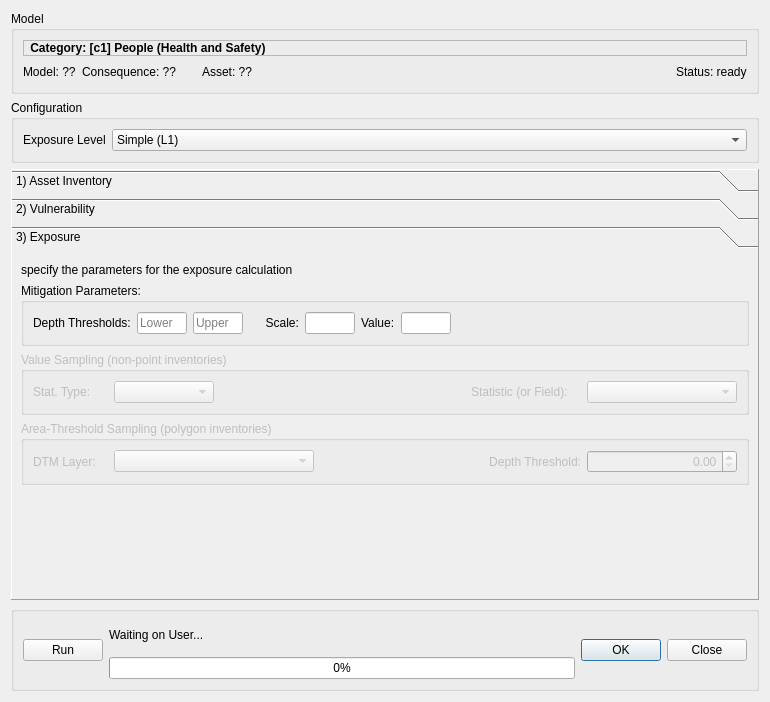
<?xml version="1.0" encoding="UTF-8"?>
<ui version="4.0">
 <class>Dialog</class>
 <widget class="QDialog" name="Dialog">
  <property name="geometry">
   <rect>
    <x>0</x>
    <y>0</y>
    <width>770</width>
    <height>702</height>
   </rect>
  </property>
  <property name="windowTitle">
   <string>Dialog</string>
  </property>
  <layout class="QVBoxLayout" name="verticalLayout">
   <item>
    <widget class="QGroupBox" name="groupBox_12">
     <property name="title">
      <string>Model</string>
     </property>
     <layout class="QVBoxLayout" name="verticalLayout_23">
      <item>
       <layout class="QHBoxLayout" name="horizontalLayout_19">
        <item>
         <widget class="QLabel" name="label_34">
          <property name="font">
           <font>
            <weight>75</weight>
            <bold>true</bold>
           </font>
          </property>
          <property name="frameShape">
           <enum>QFrame::StyledPanel</enum>
          </property>
          <property name="text">
           <string> Category: [c1] People (Health and Safety)</string>
          </property>
          <property name="margin">
           <number>1</number>
          </property>
         </widget>
        </item>
       </layout>
      </item>
      <item>
       <layout class="QHBoxLayout" name="horizontalLayout_10">
        <item>
         <widget class="QLabel" name="label_35">
          <property name="text">
           <string>Model: ??</string>
          </property>
         </widget>
        </item>
        <item>
         <widget class="QLabel" name="label_36">
          <property name="text">
           <string>Consequence: ??      </string>
          </property>
         </widget>
        </item>
        <item>
         <widget class="QLabel" name="label_37">
          <property name="text">
           <string>Asset: ??</string>
          </property>
         </widget>
        </item>
        <item>
         <spacer name="horizontalSpacer_8">
          <property name="orientation">
           <enum>Qt::Horizontal</enum>
          </property>
          <property name="sizeHint" stdset="0">
           <size>
            <width>40</width>
            <height>20</height>
           </size>
          </property>
         </spacer>
        </item>
        <item>
         <widget class="QLabel" name="label_39">
          <property name="text">
           <string>Status: ready</string>
          </property>
         </widget>
        </item>
       </layout>
      </item>
     </layout>
    </widget>
   </item>
   <item>
    <widget class="QGroupBox" name="groupBox_5">
     <property name="title">
      <string>Configuration</string>
     </property>
     <layout class="QVBoxLayout" name="verticalLayout_8">
      <item>
       <layout class="QHBoxLayout" name="horizontalLayout_25">
        <item>
         <widget class="QLabel" name="label_5">
          <property name="sizePolicy">
           <sizepolicy hsizetype="Fixed" vsizetype="Preferred">
            <horstretch>0</horstretch>
            <verstretch>0</verstretch>
           </sizepolicy>
          </property>
          <property name="text">
           <string>Exposure Level</string>
          </property>
         </widget>
        </item>
        <item>
         <widget class="QComboBox" name="comboBox">
          <item>
           <property name="text">
            <string>Simple (L1)</string>
           </property>
          </item>
         </widget>
        </item>
       </layout>
      </item>
     </layout>
    </widget>
   </item>
   <item>
    <widget class="QToolBox" name="toolBox">
     <property name="frameShape">
      <enum>QFrame::Panel</enum>
     </property>
     <property name="frameShadow">
      <enum>QFrame::Raised</enum>
     </property>
     <property name="currentIndex">
      <number>2</number>
     </property>
     <widget class="QWidget" name="page">
      <property name="geometry">
       <rect>
        <x>0</x>
        <y>0</y>
        <width>733</width>
        <height>445</height>
       </rect>
      </property>
      <attribute name="label">
       <string>1) Asset Inventory</string>
      </attribute>
      <layout class="QVBoxLayout" name="verticalLayout_2">
       <item>
        <widget class="QLabel" name="label_4">
         <property name="text">
          <string>specify the data to use for the asset inventory</string>
         </property>
        </widget>
       </item>
       <item>
        <widget class="QGroupBox" name="groupBox_4">
         <property name="title">
          <string>Metadata</string>
         </property>
         <layout class="QHBoxLayout" name="horizontalLayout_2">
          <item>
           <layout class="QFormLayout" name="formLayout">
            <item row="0" column="0">
             <widget class="QLabel" name="dataSourceLabel">
              <property name="text">
               <string>Source</string>
              </property>
             </widget>
            </item>
            <item row="0" column="1">
             <widget class="QLineEdit" name="dataSourceLineEdit"/>
            </item>
            <item row="1" column="0">
             <widget class="QLabel" name="labelLabel">
              <property name="text">
               <string>Label</string>
              </property>
             </widget>
            </item>
            <item row="1" column="1">
             <widget class="QLineEdit" name="labelLineEdit"/>
            </item>
           </layout>
          </item>
          <item>
           <layout class="QFormLayout" name="formLayout_2">
            <item row="0" column="0">
             <widget class="QLabel" name="dateLabel">
              <property name="text">
               <string>Date</string>
              </property>
             </widget>
            </item>
            <item row="0" column="1">
             <widget class="QLineEdit" name="dateLineEdit"/>
            </item>
            <item row="1" column="0">
             <widget class="QLabel" name="descLabel">
              <property name="text">
               <string>Desc.</string>
              </property>
             </widget>
            </item>
            <item row="1" column="1">
             <widget class="QLineEdit" name="descLineEdit"/>
            </item>
           </layout>
          </item>
         </layout>
        </widget>
       </item>
       <item>
        <widget class="QGroupBox" name="groupBox_02finv">
         <property name="sizePolicy">
          <sizepolicy hsizetype="Expanding" vsizetype="Fixed">
           <horstretch>0</horstretch>
           <verstretch>0</verstretch>
          </sizepolicy>
         </property>
         <property name="title">
          <string>Data Selection</string>
         </property>
         <layout class="QVBoxLayout" name="verticalLayout_13">
          <item>
           <layout class="QHBoxLayout" name="horizontalLayout_36">
            <item>
             <widget class="QLabel" name="label_3">
              <property name="sizePolicy">
               <sizepolicy hsizetype="Fixed" vsizetype="Preferred">
                <horstretch>0</horstretch>
                <verstretch>0</verstretch>
               </sizepolicy>
              </property>
              <property name="minimumSize">
               <size>
                <width>140</width>
                <height>0</height>
               </size>
              </property>
              <property name="text">
               <string>Inventory Vector Layer:</string>
              </property>
             </widget>
            </item>
            <item>
             <widget class="QgsMapLayerComboBox" name="comboBox_ivlay">
              <property name="sizePolicy">
               <sizepolicy hsizetype="Expanding" vsizetype="Fixed">
                <horstretch>0</horstretch>
                <verstretch>0</verstretch>
               </sizepolicy>
              </property>
             </widget>
            </item>
           </layout>
          </item>
          <item>
           <layout class="QHBoxLayout" name="horizontalLayout_26">
            <item>
             <widget class="QLabel" name="label_8">
              <property name="sizePolicy">
               <sizepolicy hsizetype="Preferred" vsizetype="Fixed">
                <horstretch>0</horstretch>
                <verstretch>0</verstretch>
               </sizepolicy>
              </property>
              <property name="minimumSize">
               <size>
                <width>140</width>
                <height>0</height>
               </size>
              </property>
              <property name="maximumSize">
               <size>
                <width>99999</width>
                <height>16777215</height>
               </size>
              </property>
              <property name="text">
               <string>Elevation type (felv):</string>
              </property>
             </widget>
            </item>
            <item>
             <widget class="QComboBox" name="comboBox_SSelv">
              <property name="sizePolicy">
               <sizepolicy hsizetype="Minimum" vsizetype="Fixed">
                <horstretch>0</horstretch>
                <verstretch>0</verstretch>
               </sizepolicy>
              </property>
              <property name="minimumSize">
               <size>
                <width>100</width>
                <height>0</height>
               </size>
              </property>
              <property name="maximumSize">
               <size>
                <width>100</width>
                <height>16777215</height>
               </size>
              </property>
             </widget>
            </item>
            <item>
             <widget class="QLabel" name="label_2">
              <property name="sizePolicy">
               <sizepolicy hsizetype="Minimum" vsizetype="Preferred">
                <horstretch>0</horstretch>
                <verstretch>0</verstretch>
               </sizepolicy>
              </property>
              <property name="minimumSize">
               <size>
                <width>50</width>
                <height>0</height>
               </size>
              </property>
              <property name="maximumSize">
               <size>
                <width>99999</width>
                <height>16777215</height>
               </size>
              </property>
              <property name="text">
               <string>         Index FieldName (cid):</string>
              </property>
             </widget>
            </item>
            <item>
             <widget class="QgsFieldComboBox" name="mFieldComboBox_cid">
              <property name="minimumSize">
               <size>
                <width>100</width>
                <height>0</height>
               </size>
              </property>
              <property name="maximumSize">
               <size>
                <width>200</width>
                <height>16777215</height>
               </size>
              </property>
             </widget>
            </item>
            <item>
             <spacer name="horizontalSpacer_4">
              <property name="orientation">
               <enum>Qt::Horizontal</enum>
              </property>
              <property name="sizeHint" stdset="0">
               <size>
                <width>40</width>
                <height>20</height>
               </size>
              </property>
             </spacer>
            </item>
           </layout>
          </item>
          <item>
           <widget class="QGroupBox" name="groupBox_2">
            <property name="title">
             <string>Nest Fields</string>
            </property>
            <layout class="QVBoxLayout" name="verticalLayout_7">
             <item>
              <widget class="QLabel" name="label_12">
               <property name="text">
                <string>specify the damage calculation fields from your inventory</string>
               </property>
              </widget>
             </item>
             <item>
              <widget class="QGroupBox" name="groupBox_3">
               <property name="title">
                <string/>
               </property>
               <layout class="QHBoxLayout" name="horizontalLayout">
                <item>
                 <widget class="QLabel" name="label_6">
                  <property name="text">
                   <string>nestID: 01</string>
                  </property>
                 </widget>
                </item>
                <item>
                 <widget class="QLabel" name="label_7">
                  <property name="sizePolicy">
                   <sizepolicy hsizetype="Fixed" vsizetype="Fixed">
                    <horstretch>0</horstretch>
                    <verstretch>0</verstretch>
                   </sizepolicy>
                  </property>
                  <property name="text">
                   <string>scale</string>
                  </property>
                 </widget>
                </item>
                <item>
                 <widget class="QgsFieldComboBox" name="mFieldComboBox"/>
                </item>
                <item>
                 <widget class="QLabel" name="label_9">
                  <property name="text">
                   <string>elevation</string>
                  </property>
                  <property name="alignment">
                   <set>Qt::AlignRight|Qt::AlignTrailing|Qt::AlignVCenter</set>
                  </property>
                 </widget>
                </item>
                <item>
                 <widget class="QgsFieldComboBox" name="mFieldComboBox_2"/>
                </item>
                <item>
                 <widget class="QLabel" name="label_10">
                  <property name="enabled">
                   <bool>false</bool>
                  </property>
                  <property name="text">
                   <string>tag</string>
                  </property>
                  <property name="alignment">
                   <set>Qt::AlignRight|Qt::AlignTrailing|Qt::AlignVCenter</set>
                  </property>
                 </widget>
                </item>
                <item>
                 <widget class="QgsFieldComboBox" name="mFieldComboBox_3">
                  <property name="enabled">
                   <bool>false</bool>
                  </property>
                 </widget>
                </item>
                <item>
                 <widget class="QLabel" name="label_11">
                  <property name="enabled">
                   <bool>false</bool>
                  </property>
                  <property name="text">
                   <string>cap</string>
                  </property>
                  <property name="alignment">
                   <set>Qt::AlignRight|Qt::AlignTrailing|Qt::AlignVCenter</set>
                  </property>
                 </widget>
                </item>
                <item>
                 <widget class="QgsFieldComboBox" name="mFieldComboBox_4">
                  <property name="enabled">
                   <bool>false</bool>
                  </property>
                 </widget>
                </item>
                <item>
                 <widget class="QPushButton" name="pushButton_2">
                  <property name="sizePolicy">
                   <sizepolicy hsizetype="Fixed" vsizetype="Fixed">
                    <horstretch>0</horstretch>
                    <verstretch>0</verstretch>
                   </sizepolicy>
                  </property>
                  <property name="maximumSize">
                   <size>
                    <width>25</width>
                    <height>16777215</height>
                   </size>
                  </property>
                  <property name="text">
                   <string>-</string>
                  </property>
                 </widget>
                </item>
                <item>
                 <widget class="QPushButton" name="pushButton_3">
                  <property name="sizePolicy">
                   <sizepolicy hsizetype="Fixed" vsizetype="Fixed">
                    <horstretch>0</horstretch>
                    <verstretch>0</verstretch>
                   </sizepolicy>
                  </property>
                  <property name="maximumSize">
                   <size>
                    <width>25</width>
                    <height>16777215</height>
                   </size>
                  </property>
                  <property name="text">
                   <string>+</string>
                  </property>
                 </widget>
                </item>
               </layout>
              </widget>
             </item>
            </layout>
           </widget>
          </item>
         </layout>
        </widget>
       </item>
       <item>
        <widget class="QGroupBox" name="groupBox">
         <property name="title">
          <string>Snapshot</string>
         </property>
         <layout class="QVBoxLayout" name="verticalLayout_5">
          <item>
           <widget class="QLabel" name="label">
            <property name="text">
             <string>summary of feature table from selected inventory vector layer</string>
            </property>
           </widget>
          </item>
          <item>
           <widget class="QTableView" name="tableView"/>
          </item>
         </layout>
        </widget>
       </item>
       <item>
        <spacer name="verticalSpacer">
         <property name="orientation">
          <enum>Qt::Vertical</enum>
         </property>
         <property name="sizeHint" stdset="0">
          <size>
           <width>20</width>
           <height>40</height>
          </size>
         </property>
        </spacer>
       </item>
      </layout>
     </widget>
     <widget class="QWidget" name="page_2">
      <property name="geometry">
       <rect>
        <x>0</x>
        <y>0</y>
        <width>750</width>
        <height>367</height>
       </rect>
      </property>
      <attribute name="label">
       <string>2) Vulnerability</string>
      </attribute>
      <layout class="QVBoxLayout" name="verticalLayout_3">
       <item>
        <widget class="QLabel" name="label_15">
         <property name="text">
          <string>specify the vulnerability information to associate with the inventory</string>
         </property>
        </widget>
       </item>
       <item>
        <widget class="QGroupBox" name="groupBox_6">
         <property name="title">
          <string>Metadata</string>
         </property>
         <layout class="QVBoxLayout" name="verticalLayout_9">
          <item>
           <layout class="QFormLayout" name="formLayout_3">
            <item row="0" column="0">
             <widget class="QLabel" name="consequenceLabel">
              <property name="text">
               <string>Consequence</string>
              </property>
             </widget>
            </item>
            <item row="0" column="1">
             <widget class="QLineEdit" name="consequenceLineEdit"/>
            </item>
           </layout>
          </item>
         </layout>
        </widget>
       </item>
       <item>
        <widget class="QGroupBox" name="groupBox_26">
         <property name="title">
          <string>Vulnerability Functions</string>
         </property>
         <layout class="QVBoxLayout" name="verticalLayout_6">
          <item>
           <layout class="QHBoxLayout" name="horizontalLayout_11">
            <item>
             <widget class="QLineEdit" name="lineEdit_curve">
              <property name="placeholderText">
               <string>Specify vulnerability function set filepath or select one from the library</string>
              </property>
             </widget>
            </item>
            <item>
             <widget class="QPushButton" name="pushButton_SScurves">
              <property name="text">
               <string>Browse</string>
              </property>
             </widget>
            </item>
           </layout>
          </item>
          <item>
           <layout class="QHBoxLayout" name="horizontalLayout_12">
            <item>
             <widget class="QPushButton" name="pushButton_inv_vfunc">
              <property name="sizePolicy">
               <sizepolicy hsizetype="Fixed" vsizetype="Fixed">
                <horstretch>0</horstretch>
                <verstretch>0</verstretch>
               </sizepolicy>
              </property>
              <property name="text">
               <string>Select From Library</string>
              </property>
             </widget>
            </item>
            <item>
             <widget class="QPushButton" name="pushButton">
              <property name="maximumSize">
               <size>
                <width>125</width>
                <height>16777215</height>
               </size>
              </property>
              <property name="text">
               <string>Load from CanCurve</string>
              </property>
             </widget>
            </item>
            <item>
             <widget class="QPushButton" name="pushButton_4">
              <property name="sizePolicy">
               <sizepolicy hsizetype="Fixed" vsizetype="Fixed">
                <horstretch>0</horstretch>
                <verstretch>0</verstretch>
               </sizepolicy>
              </property>
              <property name="text">
               <string>Plot All Functions</string>
              </property>
             </widget>
            </item>
            <item>
             <widget class="QPushButton" name="pushButton_Inv_purge">
              <property name="sizePolicy">
               <sizepolicy hsizetype="Fixed" vsizetype="Fixed">
                <horstretch>0</horstretch>
                <verstretch>0</verstretch>
               </sizepolicy>
              </property>
              <property name="toolTip">
               <string>&lt;html&gt;&lt;head/&gt;&lt;body&gt;&lt;p&gt;Create a new Vulnerability Function library by copying only those functions in the current library found in the inventory (as specified in the control file). The new 'purged' library will not be stored to the control file.&lt;/p&gt;&lt;/body&gt;&lt;/html&gt;</string>
              </property>
              <property name="text">
               <string>Purge Functions</string>
              </property>
             </widget>
            </item>
           </layout>
          </item>
          <item>
           <widget class="QLabel" name="label_14">
            <property name="text">
             <string>Function Count: X     </string>
            </property>
           </widget>
          </item>
         </layout>
        </widget>
       </item>
       <item>
        <spacer name="verticalSpacer_2">
         <property name="orientation">
          <enum>Qt::Vertical</enum>
         </property>
         <property name="sizeHint" stdset="0">
          <size>
           <width>20</width>
           <height>40</height>
          </size>
         </property>
        </spacer>
       </item>
      </layout>
     </widget>
     <widget class="QWidget" name="page_3">
      <property name="geometry">
       <rect>
        <x>0</x>
        <y>0</y>
        <width>750</width>
        <height>367</height>
       </rect>
      </property>
      <attribute name="label">
       <string>3) Exposure</string>
      </attribute>
      <layout class="QVBoxLayout" name="verticalLayout_4">
       <item>
        <widget class="QLabel" name="label_17">
         <property name="text">
          <string>specify the parameters for the exposure calculation</string>
         </property>
        </widget>
       </item>
       <item>
        <widget class="QGroupBox" name="groupBox_28">
         <property name="title">
          <string>Mitigation Parameters:</string>
         </property>
         <layout class="QHBoxLayout" name="horizontalLayout_14">
          <item>
           <widget class="QLabel" name="label_24">
            <property name="text">
             <string>Depth Thresholds:</string>
            </property>
           </widget>
          </item>
          <item>
           <widget class="QLineEdit" name="lineEdit_inv_mi_Lthresh">
            <property name="sizePolicy">
             <sizepolicy hsizetype="Fixed" vsizetype="Fixed">
              <horstretch>0</horstretch>
              <verstretch>0</verstretch>
             </sizepolicy>
            </property>
            <property name="minimumSize">
             <size>
              <width>5</width>
              <height>0</height>
             </size>
            </property>
            <property name="maximumSize">
             <size>
              <width>50</width>
              <height>16777215</height>
             </size>
            </property>
            <property name="toolTip">
             <string>mi_Lthresh</string>
            </property>
            <property name="inputMask">
             <string extracomment="mi_Lthresh"/>
            </property>
            <property name="placeholderText">
             <string>Lower</string>
            </property>
           </widget>
          </item>
          <item>
           <widget class="QLineEdit" name="lineEdit_inv_mi_Uthresh">
            <property name="maximumSize">
             <size>
              <width>50</width>
              <height>16777215</height>
             </size>
            </property>
            <property name="toolTip">
             <string>mi_Uthresh</string>
            </property>
            <property name="inputMask">
             <string/>
            </property>
            <property name="placeholderText">
             <string>Upper</string>
            </property>
           </widget>
          </item>
          <item>
           <widget class="QLabel" name="label_25">
            <property name="text">
             <string>     Scale:</string>
            </property>
           </widget>
          </item>
          <item>
           <widget class="QLineEdit" name="lineEdit_inv_mi_iScale">
            <property name="maximumSize">
             <size>
              <width>50</width>
              <height>16777215</height>
             </size>
            </property>
            <property name="toolTip">
             <string>mi_iScale</string>
            </property>
           </widget>
          </item>
          <item>
           <widget class="QLabel" name="label_26">
            <property name="text">
             <string>Value:</string>
            </property>
           </widget>
          </item>
          <item>
           <widget class="QLineEdit" name="lineEdit_inv_mi_iVal">
            <property name="maximumSize">
             <size>
              <width>50</width>
              <height>16777215</height>
             </size>
            </property>
            <property name="toolTip">
             <string>mi_iVal</string>
            </property>
           </widget>
          </item>
          <item>
           <spacer name="horizontalSpacer">
            <property name="orientation">
             <enum>Qt::Horizontal</enum>
            </property>
            <property name="sizeHint" stdset="0">
             <size>
              <width>40</width>
              <height>20</height>
             </size>
            </property>
           </spacer>
          </item>
         </layout>
        </widget>
       </item>
       <item>
        <widget class="QGroupBox" name="groupBox_HS_VS">
         <property name="enabled">
          <bool>false</bool>
         </property>
         <property name="sizePolicy">
          <sizepolicy hsizetype="Preferred" vsizetype="Fixed">
           <horstretch>0</horstretch>
           <verstretch>0</verstretch>
          </sizepolicy>
         </property>
         <property name="title">
          <string>Value Sampling (non-point inventories)</string>
         </property>
         <layout class="QHBoxLayout" name="horizontalLayout_13">
          <item>
           <widget class="QLabel" name="label_28">
            <property name="sizePolicy">
             <sizepolicy hsizetype="Fixed" vsizetype="Preferred">
              <horstretch>0</horstretch>
              <verstretch>0</verstretch>
             </sizepolicy>
            </property>
            <property name="minimumSize">
             <size>
              <width>75</width>
              <height>0</height>
             </size>
            </property>
            <property name="maximumSize">
             <size>
              <width>75</width>
              <height>16777215</height>
             </size>
            </property>
            <property name="text">
             <string>Stat. Type:</string>
            </property>
           </widget>
          </item>
          <item>
           <widget class="QComboBox" name="comboBox_HS_VS_type">
            <property name="sizePolicy">
             <sizepolicy hsizetype="Fixed" vsizetype="Fixed">
              <horstretch>0</horstretch>
              <verstretch>0</verstretch>
             </sizepolicy>
            </property>
            <property name="minimumSize">
             <size>
              <width>100</width>
              <height>0</height>
             </size>
            </property>
            <property name="maximumSize">
             <size>
              <width>150</width>
              <height>16777215</height>
             </size>
            </property>
            <property name="toolTip">
             <string>&lt;html&gt;&lt;head/&gt;&lt;body&gt;&lt;p&gt;For inventories with non-point geometries, select the sampling statistic to use&lt;/p&gt;&lt;p&gt;&lt;br/&gt;&lt;/p&gt;&lt;/body&gt;&lt;/html&gt;</string>
            </property>
           </widget>
          </item>
          <item>
           <spacer name="horizontalSpacer_12">
            <property name="orientation">
             <enum>Qt::Horizontal</enum>
            </property>
            <property name="sizeHint" stdset="0">
             <size>
              <width>40</width>
              <height>20</height>
             </size>
            </property>
           </spacer>
          </item>
          <item>
           <widget class="QLabel" name="label_13">
            <property name="sizePolicy">
             <sizepolicy hsizetype="Fixed" vsizetype="Preferred">
              <horstretch>0</horstretch>
              <verstretch>0</verstretch>
             </sizepolicy>
            </property>
            <property name="minimumSize">
             <size>
              <width>110</width>
              <height>0</height>
             </size>
            </property>
            <property name="text">
             <string>Statistic (or Field):</string>
            </property>
           </widget>
          </item>
          <item>
           <widget class="QComboBox" name="comboBox_HS_VS_stat">
            <property name="sizePolicy">
             <sizepolicy hsizetype="Fixed" vsizetype="Fixed">
              <horstretch>0</horstretch>
              <verstretch>0</verstretch>
             </sizepolicy>
            </property>
            <property name="minimumSize">
             <size>
              <width>150</width>
              <height>0</height>
             </size>
            </property>
            <property name="maximumSize">
             <size>
              <width>9999</width>
              <height>16777215</height>
             </size>
            </property>
            <property name="toolTip">
             <string>&lt;html&gt;&lt;head/&gt;&lt;body&gt;&lt;p&gt;For inventories with non-point geometries, select the field containing the sampling statistic to use&lt;/p&gt;&lt;p&gt;&lt;br/&gt;&lt;/p&gt;&lt;/body&gt;&lt;/html&gt;</string>
            </property>
           </widget>
          </item>
         </layout>
        </widget>
       </item>
       <item>
        <widget class="QGroupBox" name="groupBox_HS_AT">
         <property name="enabled">
          <bool>false</bool>
         </property>
         <property name="sizePolicy">
          <sizepolicy hsizetype="Preferred" vsizetype="Fixed">
           <horstretch>0</horstretch>
           <verstretch>0</verstretch>
          </sizepolicy>
         </property>
         <property name="title">
          <string>Area-Threshold Sampling (polygon inventories)</string>
         </property>
         <layout class="QHBoxLayout" name="horizontalLayout_31">
          <item>
           <widget class="QLabel" name="label_18">
            <property name="sizePolicy">
             <sizepolicy hsizetype="Minimum" vsizetype="Preferred">
              <horstretch>0</horstretch>
              <verstretch>0</verstretch>
             </sizepolicy>
            </property>
            <property name="minimumSize">
             <size>
              <width>75</width>
              <height>0</height>
             </size>
            </property>
            <property name="maximumSize">
             <size>
              <width>75</width>
              <height>16777215</height>
             </size>
            </property>
            <property name="text">
             <string>DTM Layer:</string>
            </property>
           </widget>
          </item>
          <item>
           <widget class="QgsMapLayerComboBox" name="comboBox_HS_DTM">
            <property name="sizePolicy">
             <sizepolicy hsizetype="Expanding" vsizetype="Fixed">
              <horstretch>0</horstretch>
              <verstretch>0</verstretch>
             </sizepolicy>
            </property>
            <property name="minimumSize">
             <size>
              <width>200</width>
              <height>0</height>
             </size>
            </property>
            <property name="maximumSize">
             <size>
              <width>150</width>
              <height>16777215</height>
             </size>
            </property>
            <property name="allowEmptyLayer">
             <bool>true</bool>
            </property>
            <property name="showCrs">
             <bool>true</bool>
            </property>
           </widget>
          </item>
          <item>
           <spacer name="horizontalSpacer_5">
            <property name="orientation">
             <enum>Qt::Horizontal</enum>
            </property>
            <property name="sizeHint" stdset="0">
             <size>
              <width>0</width>
              <height>0</height>
             </size>
            </property>
           </spacer>
          </item>
          <item>
           <widget class="QLabel" name="label_16">
            <property name="sizePolicy">
             <sizepolicy hsizetype="Maximum" vsizetype="Preferred">
              <horstretch>0</horstretch>
              <verstretch>0</verstretch>
             </sizepolicy>
            </property>
            <property name="minimumSize">
             <size>
              <width>110</width>
              <height>0</height>
             </size>
            </property>
            <property name="text">
             <string>Depth Threshold:</string>
            </property>
            <property name="alignment">
             <set>Qt::AlignRight|Qt::AlignTrailing|Qt::AlignVCenter</set>
            </property>
           </widget>
          </item>
          <item>
           <widget class="QgsDoubleSpinBox" name="mQgsDoubleSpinBox_HS">
            <property name="sizePolicy">
             <sizepolicy hsizetype="Preferred" vsizetype="Fixed">
              <horstretch>0</horstretch>
              <verstretch>0</verstretch>
             </sizepolicy>
            </property>
            <property name="minimumSize">
             <size>
              <width>150</width>
              <height>20</height>
             </size>
            </property>
            <property name="maximumSize">
             <size>
              <width>9999</width>
              <height>16777215</height>
             </size>
            </property>
            <property name="baseSize">
             <size>
              <width>50</width>
              <height>0</height>
             </size>
            </property>
            <property name="alignment">
             <set>Qt::AlignRight|Qt::AlignTrailing|Qt::AlignVCenter</set>
            </property>
           </widget>
          </item>
         </layout>
        </widget>
       </item>
       <item>
        <spacer name="verticalSpacer_3">
         <property name="orientation">
          <enum>Qt::Vertical</enum>
         </property>
         <property name="sizeHint" stdset="0">
          <size>
           <width>20</width>
           <height>40</height>
          </size>
         </property>
        </spacer>
       </item>
      </layout>
     </widget>
    </widget>
   </item>
   <item>
    <widget class="QGroupBox" name="groupBox_MainBottom">
     <property name="sizePolicy">
      <sizepolicy hsizetype="Minimum" vsizetype="Fixed">
       <horstretch>0</horstretch>
       <verstretch>0</verstretch>
      </sizepolicy>
     </property>
     <property name="minimumSize">
      <size>
       <width>600</width>
       <height>80</height>
      </size>
     </property>
     <property name="maximumSize">
      <size>
       <width>16777215</width>
       <height>150</height>
      </size>
     </property>
     <property name="title">
      <string/>
     </property>
     <layout class="QHBoxLayout" name="horizontalLayout_18">
      <item>
       <layout class="QHBoxLayout" name="horizontalLayout_17">
        <item>
         <widget class="QPushButton" name="pushButton_16">
          <property name="text">
           <string>Run</string>
          </property>
         </widget>
        </item>
        <item>
         <layout class="QVBoxLayout" name="verticalLayout_20">
          <item>
           <widget class="QLabel" name="progressText">
            <property name="minimumSize">
             <size>
              <width>0</width>
              <height>30</height>
             </size>
            </property>
            <property name="maximumSize">
             <size>
              <width>16777215</width>
              <height>15</height>
             </size>
            </property>
            <property name="text">
             <string>Waiting on User...</string>
            </property>
            <property name="alignment">
             <set>Qt::AlignLeading|Qt::AlignLeft|Qt::AlignTop</set>
            </property>
           </widget>
          </item>
          <item>
           <widget class="QProgressBar" name="progressBar">
            <property name="value">
             <number>0</number>
            </property>
           </widget>
          </item>
         </layout>
        </item>
        <item>
         <widget class="QDialogButtonBox" name="buttonBox">
          <property name="enabled">
           <bool>true</bool>
          </property>
          <property name="sizePolicy">
           <sizepolicy hsizetype="Fixed" vsizetype="Fixed">
            <horstretch>0</horstretch>
            <verstretch>0</verstretch>
           </sizepolicy>
          </property>
          <property name="layoutDirection">
           <enum>Qt::LeftToRight</enum>
          </property>
          <property name="autoFillBackground">
           <bool>false</bool>
          </property>
          <property name="orientation">
           <enum>Qt::Horizontal</enum>
          </property>
          <property name="standardButtons">
           <set>QDialogButtonBox::Close|QDialogButtonBox::Ok</set>
          </property>
          <property name="centerButtons">
           <bool>false</bool>
          </property>
         </widget>
        </item>
       </layout>
      </item>
     </layout>
    </widget>
   </item>
  </layout>
 </widget>
 <customwidgets>
  <customwidget>
   <class>QgsDoubleSpinBox</class>
   <extends>QDoubleSpinBox</extends>
   <header>qgsdoublespinbox.h</header>
  </customwidget>
  <customwidget>
   <class>QgsFieldComboBox</class>
   <extends>QComboBox</extends>
   <header>qgsfieldcombobox.h</header>
  </customwidget>
  <customwidget>
   <class>QgsMapLayerComboBox</class>
   <extends>QComboBox</extends>
   <header>qgsmaplayercombobox.h</header>
  </customwidget>
 </customwidgets>
 <resources/>
 <connections/>
</ui>
